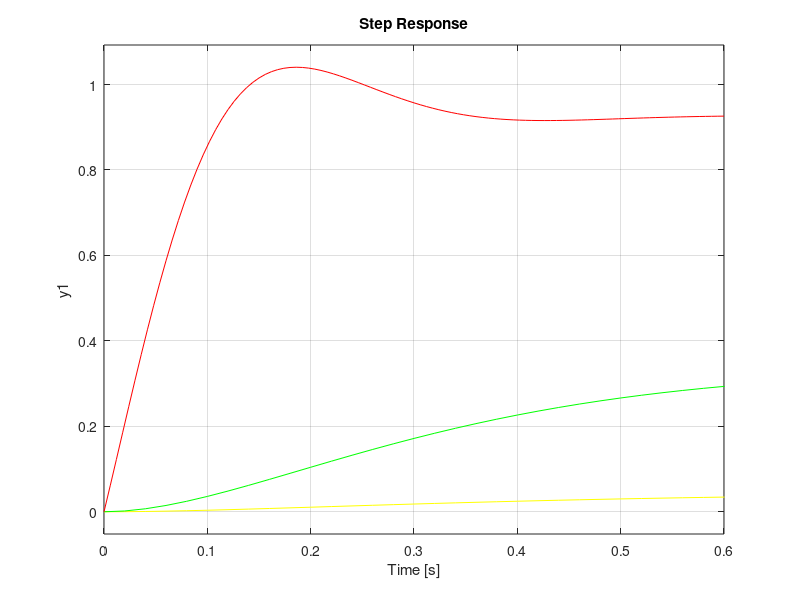

Write the MATLAB code that produced this figure.
clc;
clear all;
close all;

n = [1];
d = [1 10 20];
g = tf(n,d)
f = feedback(g,1,-1)
step(f,'y')
hold on;

kp1 = 10;
n1 = [kp1];
g1 = tf(n1,d)
f1 = feedback(g1,1,-1)
step(f1,'g')
hold on;

kd = 10;
kp = 250;
n2 = [kd,kp];
g2 = tf(n2,d)
f2 = feedback(g2,1,-1)
step(f2,'r')
hold on;